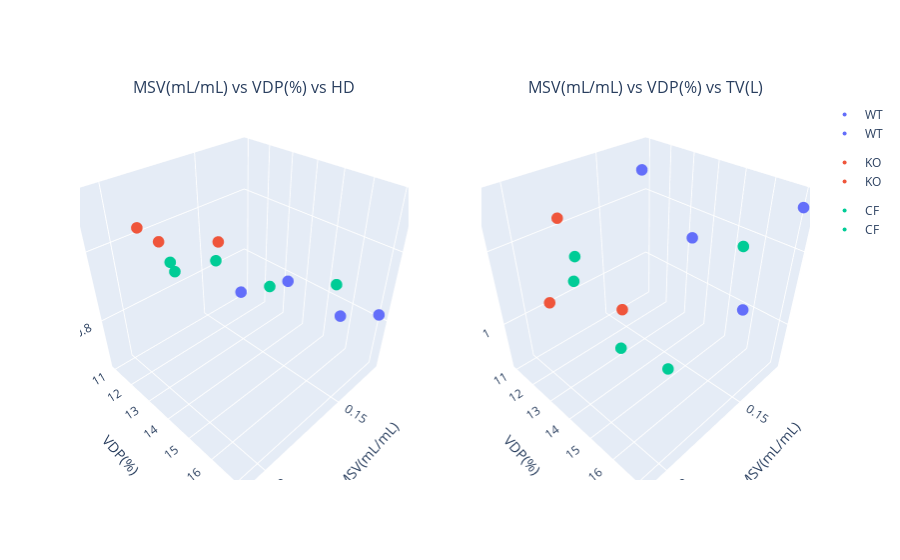

The notebook cell saved with this chart:
### Markdown cell above
# Rat PA 7,14,21 vs combine

### Code cell
corr_3D(df_rat_pa_combine_hd_07, pa_hd_07_labels, ['MSV(mL/mL)','VDP(%)','HD'], ['MSV(mL/mL)','VDP(%)','TV(L)'])

### Figure 1 — Plotly figure (JSON) as saved in the notebook; plotly's stock layout.template omitted (floating-point values rounded to 4 significant figures)
{"data": [{"hovertemplate": "color=WT<br>MSV(mL/mL)=%{x}<br>VDP(%)=%{y}<br>HD=%{z}<extra></extra>", "legendgroup": "WT", "marker": {"color": "#636efa", "size": 4, "symbol": "circle"}, "mode": "markers", "name": "WT", "scene": "scene", "showlegend": true, "type": "scatter3d", "x": [0.155, 0.123, 0.121, 0.12], "y": [15.2, 11, 17.1, 15.7], "z": [0.9391, 0.6561, 0.8222, 0.7538]}, {"hovertemplate": "color=KO<br>MSV(mL/mL)=%{x}<br>VDP(%)=%{y}<br>HD=%{z}<extra></extra>", "legendgroup": "KO", "marker": {"color": "#EF553B", "size": 4, "symbol": "circle"}, "mode": "markers", "name": "KO", "scene": "scene", "showlegend": true, "type": "scatter3d", "x": [0.2, 0.209, 0.195], "y": [13.4, 13.5, 15.3], "z": [1.082, 1.133, 1.13]}, {"hovertemplate": "color=CF<br>MSV(mL/mL)=%{x}<br>VDP(%)=%{y}<br>HD=%{z}<extra></extra>", "legendgroup": "CF", "marker": {"color": "#00cc96", "size": 4, "symbol": "circle"}, "mode": "markers", "name": "CF", "scene": "scene", "showlegend": true, "type": "scatter3d", "x": [0.159, 0.16, 0.18, 0.18, 0.18], "y": [17, 14.8, 14, 11.8, 12], "z": [1.009, 0.9223, 1.012, 0.9321, 0.9119]}, {"hovertemplate": "color=WT<br>MSV(mL/mL)=%{x}<br>VDP(%)=%{y}<br>TV(L)=%{z}<extra></extra>", "legendgroup": "WT", "marker": {"color": "#636efa", "size": 4, "symbol": "circle"}, "mode": "markers", "name": "WT", "scene": "scene2", "showlegend": true, "type": "scatter3d", "x": [0.155, 0.123, 0.121, 0.12], "y": [15.2, 11, 17.1, 15.7], "z": [1.248, 1.265, 1.304, 0.987]}, {"hovertemplate": "color=KO<br>MSV(mL/mL)=%{x}<br>VDP(%)=%{y}<br>TV(L)=%{z}<extra></extra>", "legendgroup": "KO", "marker": {"color": "#EF553B", "size": 4, "symbol": "circle"}, "mode": "markers", "name": "KO", "scene": "scene2", "showlegend": true, "type": "scatter3d", "x": [0.2, 0.209, 0.195], "y": [13.4, 13.5, 15.3], "z": [1.325, 1.162, 1.179]}, {"hovertemplate": "color=CF<br>MSV(mL/mL)=%{x}<br>VDP(%)=%{y}<br>TV(L)=%{z}<extra></extra>", "legendgroup": "CF", "marker": {"color": "#00cc96", "size": 4, "symbol": "circle"}, "mode": "markers", "name": "CF", "scene": "scene2", "showlegend": true, "type": "scatter3d", "x": [0.159, 0.16, 0.18, 0.18, 0.18], "y": [17, 14.8, 14, 11.8, 12], "z": [1.29, 0.875, 0.972, 1.082, 1.157]}], "layout": {"annotations": [{"font": {"size": 16}, "showarrow": false, "text": "MSV(mL/mL) vs VDP(%) vs HD", "x": 0.225, "xanchor": "center", "xref": "paper", "y": 1, "yanchor": "bottom", "yref": "paper"}, {"font": {"size": 16}, "showarrow": false, "text": "MSV(mL/mL) vs VDP(%) vs TV(L)", "x": 0.775, "xanchor": "center", "xref": "paper", "y": 1, "yanchor": "bottom", "yref": "paper"}], "scene": {"aspectmode": "cube", "domain": {"x": [0, 0.45], "y": [0, 1]}, "xaxis": {"title": {"text": "MSV(mL/mL)"}}, "yaxis": {"title": {"text": "VDP(%)"}}, "zaxis": {"title": {"text": "HD"}}}, "scene2": {"domain": {"x": [0.55, 1], "y": [0, 1]}, "xaxis": {"title": {"text": "MSV(mL/mL)"}}, "yaxis": {"title": {"text": "VDP(%)"}}, "zaxis": {"title": {"text": "TV(L)"}}}}}
